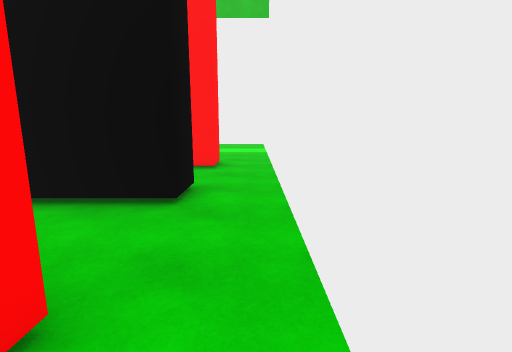
View 1 (above)

14 first-person views from a walk through a Unity game level. The camera is 1.5 m above the floor, tilts 10° down and sees 85° across. The floor is counted in squares, 1 m on a side. Each view is taken from the middle of a square. On the plan, view 1 faces up. The plan holds only what a view shows up to about 14 squares ahead; the rest is blank. The place goes on beyond the plan.

View 2
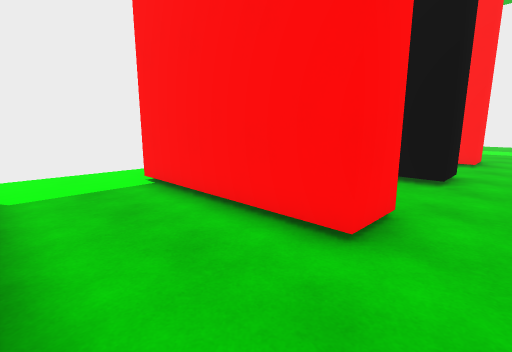

View 3
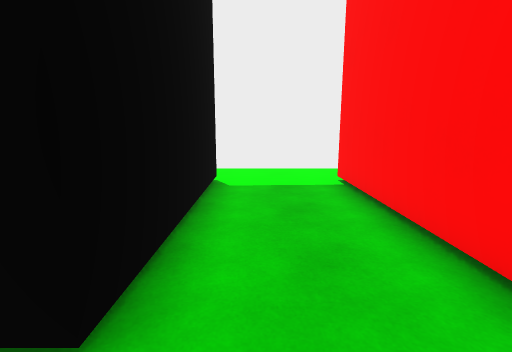

View 4
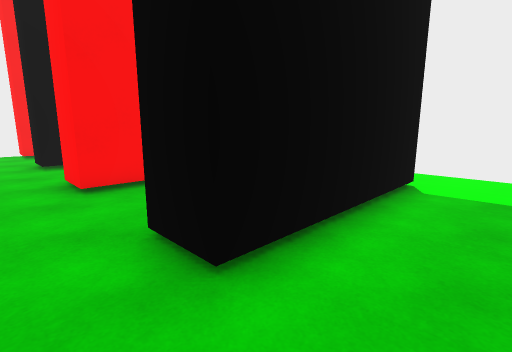

View 5
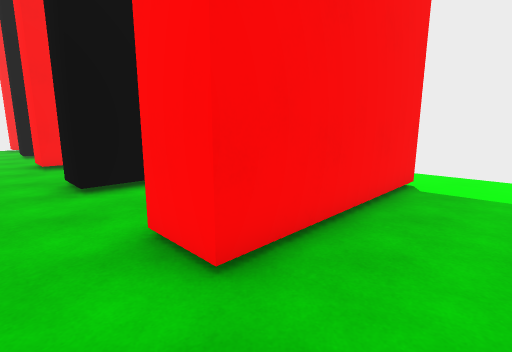

View 6
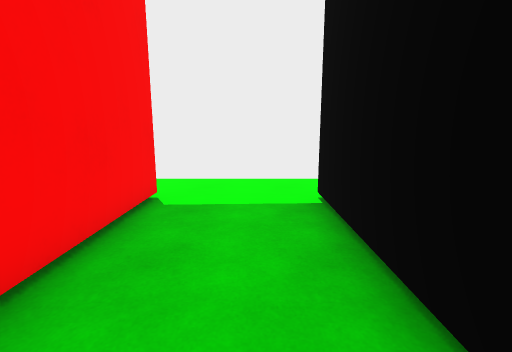

View 7
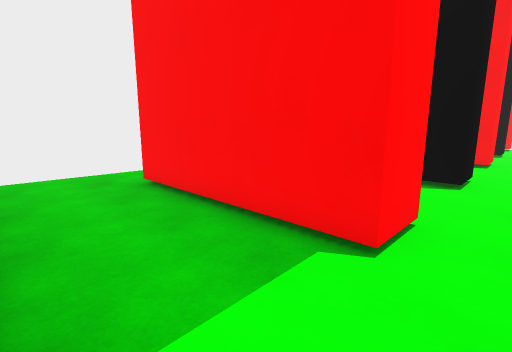

View 8
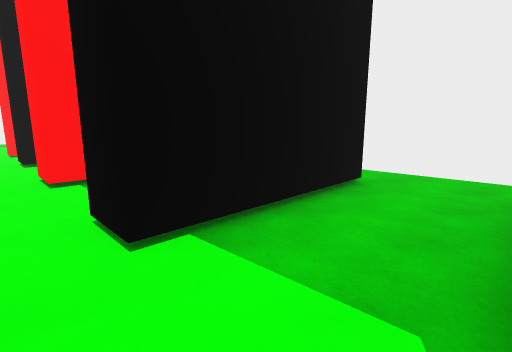

View 9
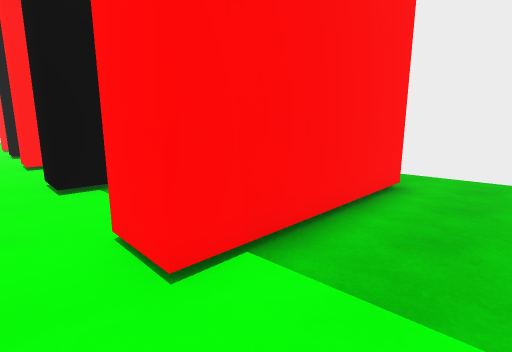

View 10
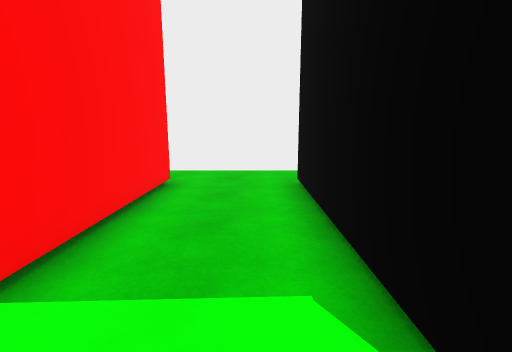

View 11
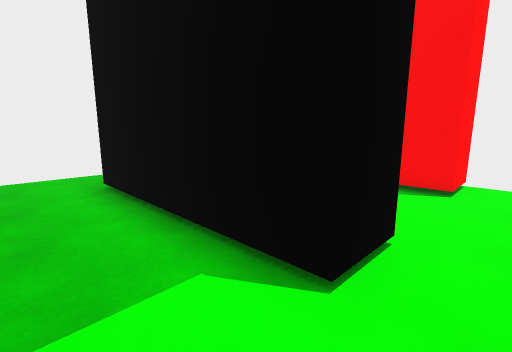

View 12
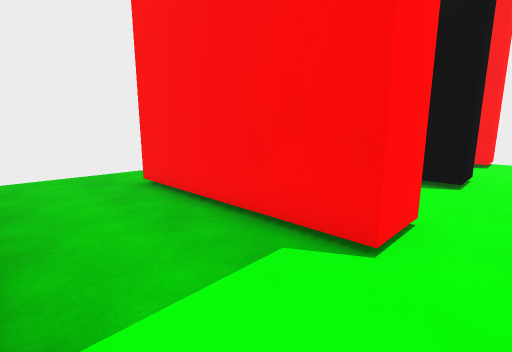

View 13
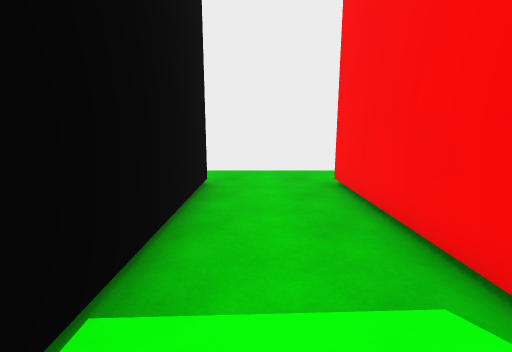

View 14
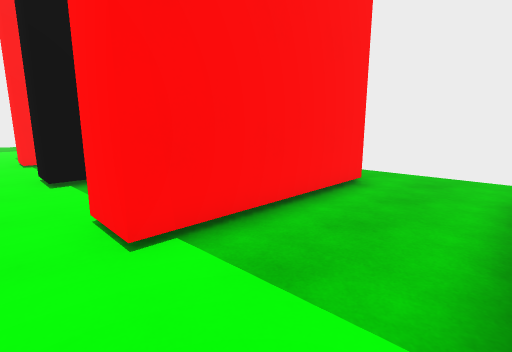

### Floor plan
Points are (right, up) in squares from view 1. A wall is a line through its corners. A room is listed if a view was taken in it or the views show most of it. See-through windows are left out.
Room 1 (views 1, 2, 3, 4, 14)
walls: (-7.8, -4.7) (-7.8, -3.1) (-1.6, -3.1) (-1.6, -4.7); (-1.6, 0.3) (-7.8, 0.3)
ways out: opening at (-8.5, 1.5) to room 2; opening at (-0.5, 1.5) to room 2; opening at (-8.5, -3.5) to room 3; opening at (-0.5, -3.5) to room 3
Room 2 (views 5, 6, 7)
walls: (-6.6, 5.3) (-7.8, 5.3); (-7.8, 0.3) (-7.8, 1.9) (-1.6, 1.9) (-1.6, 0.3); (-1.6, 5.3) (-4.5, 5.3)
ways out: opening at (-8.5, 1.5) to room 1; opening at (-0.5, 1.5) to room 1; opening at (-8.5, 6.5); opening at (-0.5, 6.5)
Room 3 (views 8, 12, 13)
walls: (-7.8, -9.7) (-7.8, -8.1) (-1.6, -8.1) (-1.6, -9.7); (-1.6, -4.7) (-7.8, -4.7)
ways out: opening at (-8.5, -3.5) to room 1; opening at (-0.5, -3.5) to room 1; opening at (-8.5, -8.5) to room 4; opening at (-0.5, -8.5) to room 4
Room 4 (views 9, 10, 11)
walls: (-4.9, -13.1) (-1.6, -13.1) (-1.6, -14.8); (-7.8, -14.8) (-7.8, -13.1) (-7, -13.1); (-1.6, -9.7) (-7.8, -9.7)
ways out: opening at (-8.5, -8.5) to room 3; opening at (-0.5, -8.5) to room 3; opening at (-8.5, -13.5); opening at (-0.5, -13.5)

Where each view was taken, in squares from view 1:
view 1: 0 up, 0 right, facing up
view 2: 3 down, 0 right, facing up-left
view 3: 2 down, 0 right, facing left
view 4: 1 down, 0 right, facing down-left
view 5: 4 up, 0 right, facing down-left
view 6: 4 up, 2 left, facing left
view 7: 5 up, 9 left, facing down-right
view 8: 8 down, 9 left, facing up-right
view 9: 12 down, 9 left, facing up-right
view 10: 12 down, 9 left, facing right
view 11: 11 down, 9 left, facing down-right
view 12: 5 down, 9 left, facing down-right
view 13: 6 down, 9 left, facing right
view 14: 3 down, 9 left, facing up-right
